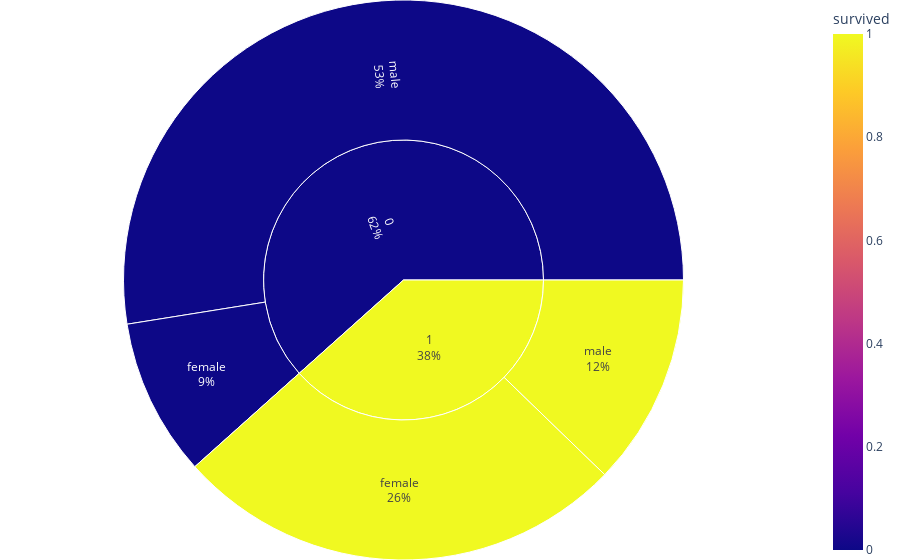

The notebook cell saved with this chart:
### Code cell
# David
test_david = draw_sunburst(data_frame = titanic_df, path = ["survived", "sex"], color = "survived")
test_david

### Figure 1 — Plotly figure (JSON) as saved in the notebook; plotly's stock layout.template omitted (floating-point values rounded to 4 significant figures)
{"data": [{"branchvalues": "total", "customdata": [[0], [1], [0], [1], [0], [1]], "domain": {"x": [0, 1], "y": [0, 1]}, "hovertemplate": "labels=%{label}<br>count=%{value}<br>parent=%{parent}<br>id=%{id}<br>survived=%{color}<extra></extra>", "ids": ["0/female", "1/female", "0/male", "1/male", "0", "1"], "labels": ["female", "female", "male", "male", "0", "1"], "marker": {"coloraxis": "coloraxis", "colors": [0, 1, 0, 1, 0, 1]}, "maxdepth": -1, "name": "", "parents": ["0", "1", "0", "1", "", ""], "textinfo": "label+percent entry", "type": "sunburst", "values": [81, 233, 468, 109, 549, 342]}], "layout": {"coloraxis": {"colorbar": {"title": {"text": "survived"}}, "colorscale": [[0, "#0d0887"], [0.1111, "#46039f"], [0.2222, "#7201a8"], [0.3333, "#9c179e"], [0.4444, "#bd3786"], [0.5556, "#d8576b"], [0.6667, "#ed7953"], [0.7778, "#fb9f3a"], [0.8889, "#fdca26"], [1, "#f0f921"]]}, "legend": {"tracegroupgap": 0}, "margin": {"b": 0, "l": 0, "r": 0, "t": 0}, "sunburstcolorway": ["red", "green", "blue", "orange"]}}
